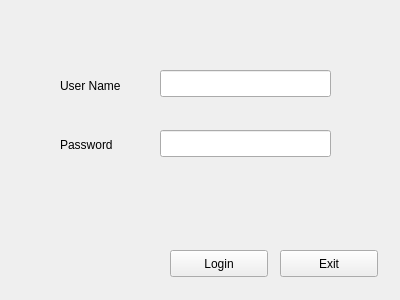
<?xml version="1.0" encoding="UTF-8"?>
<ui version="4.0">
 <class>MainLogin</class>
 <widget class="QWidget" name="MainLogin">
  <property name="geometry">
   <rect>
    <x>0</x>
    <y>0</y>
    <width>400</width>
    <height>300</height>
   </rect>
  </property>
  <property name="windowTitle">
   <string>Form</string>
  </property>
  <widget class="QLabel" name="UserName">
   <property name="geometry">
    <rect>
     <x>60</x>
     <y>70</y>
     <width>81</width>
     <height>31</height>
    </rect>
   </property>
   <property name="text">
    <string>User Name</string>
   </property>
  </widget>
  <widget class="QLineEdit" name="UserNameLine">
   <property name="geometry">
    <rect>
     <x>160</x>
     <y>70</y>
     <width>171</width>
     <height>27</height>
    </rect>
   </property>
  </widget>
  <widget class="QLabel" name="Password">
   <property name="geometry">
    <rect>
     <x>60</x>
     <y>130</y>
     <width>81</width>
     <height>31</height>
    </rect>
   </property>
   <property name="text">
    <string>&lt;html&gt;&lt;head/&gt;&lt;body&gt;&lt;p&gt;Password&lt;/p&gt;&lt;/body&gt;&lt;/html&gt;</string>
   </property>
  </widget>
  <widget class="QLineEdit" name="PassLine">
   <property name="geometry">
    <rect>
     <x>160</x>
     <y>130</y>
     <width>171</width>
     <height>27</height>
    </rect>
   </property>
  </widget>
  <widget class="QPushButton" name="Login">
   <property name="geometry">
    <rect>
     <x>170</x>
     <y>250</y>
     <width>98</width>
     <height>27</height>
    </rect>
   </property>
   <property name="text">
    <string>Login</string>
   </property>
  </widget>
  <widget class="QPushButton" name="Exit">
   <property name="geometry">
    <rect>
     <x>280</x>
     <y>250</y>
     <width>98</width>
     <height>27</height>
    </rect>
   </property>
   <property name="text">
    <string>Exit</string>
   </property>
  </widget>
 </widget>
 <resources/>
 <connections/>
 <slots>
  <slot>login()</slot>
 </slots>
</ui>
